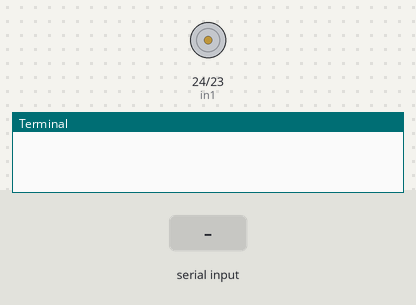
This program was run on a simulated Raspberry Pi (BCM pin numbers). On the bench: motor-driver pin pairs drawn as motors (green arrow = first pin HIGH = forward, orange = second pin HIGH = backward, longer = more drive, scaled by the enable pin), the last lines printed to the terminal. The test bench sets the inputs (shaded band).

Above: at 1.2 s.
1.3 s: "r" typed at the terminal, then Enter
At 2.0 s:
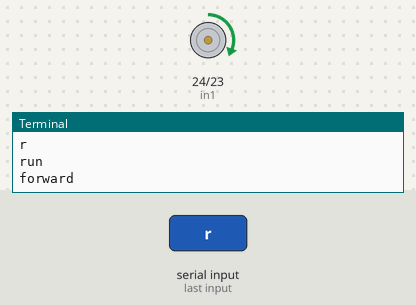
2.8 s: "b" typed at the terminal, then Enter
At 3.2 s:
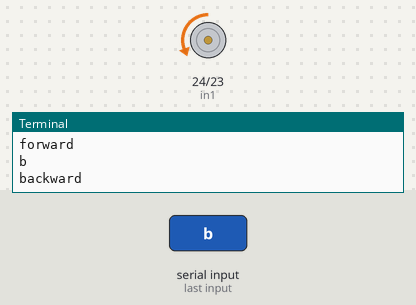
4.3 s: "l" typed at the terminal, then Enter
At 5.5 s:
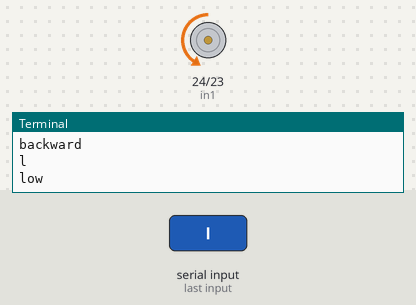
5.8 s: "s" typed at the terminal, then Enter
At 6.6 s:
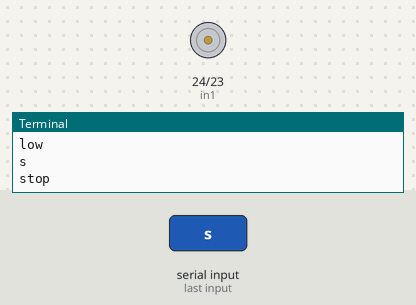
7.3 s: "f" typed at the terminal, then Enter
At 7.8 s:
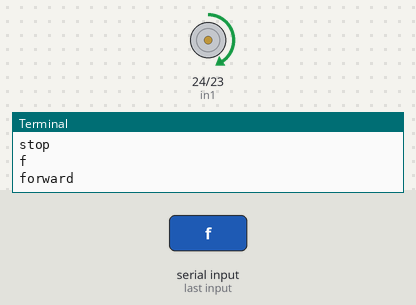
8.8 s: "h" typed at the terminal, then Enter
At 10.1 s:
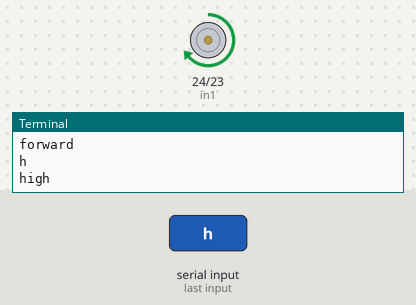
Timing chart, 0 to 11.3 s (numbered marks = the images above; inputs shaded):
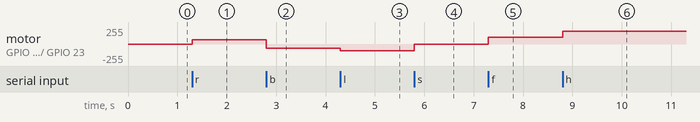

Measured:
- after the input at 1.3 s, motor on GPIO 24 (in1) / GPIO 23 (in2): stopped → forward 64/255 at once
- after the input at 2.8 s, motor on GPIO 24 (in1) / GPIO 23 (in2): forward 64/255 → backward 64/255 at once
- after the input at 4.3 s, motor on GPIO 24 (in1) / GPIO 23 (in2): backward 64/255 → backward 102/255 at once
- after the input at 5.8 s, motor on GPIO 24 (in1) / GPIO 23 (in2): backward 102/255 → stopped at once
- after the input at 7.3 s, motor on GPIO 24 (in1) / GPIO 23 (in2): stopped → forward 102/255 at once
- after the input at 8.8 s, motor on GPIO 24 (in1) / GPIO 23 (in2): forward 102/255 → forward 191/255 at once

The program:

testMotors.py
```python
import RPi.GPIO as GPIO
from time import sleep

in1 = 24
in2 = 23
en = 25
temp1=1

GPIO.setwarnings(False)

GPIO.setmode(GPIO.BCM)
GPIO.setup(in1,GPIO.OUT)
GPIO.setup(in2,GPIO.OUT)
GPIO.setup(en,GPIO.OUT)
GPIO.output(in1,GPIO.LOW)
GPIO.output(in2,GPIO.LOW)
p=GPIO.PWM(en,1000)
p.start(25)
print("\n")
print("The default speed & direction of motor is LOW & Forward.....")
print("r-run s-stop f-forward b-backward l-low m-medium h-high e-exit")
print("\n")

while(1):

    x=input()

    if x=='r':
        print("run")
        if(temp1==1):
         GPIO.output(in1,GPIO.HIGH)
         GPIO.output(in2,GPIO.LOW)
         print("forward")
         x='z'
        else:
         GPIO.output(in1,GPIO.LOW)
         GPIO.output(in2,GPIO.HIGH)
         print("backward")
         x='z'


    elif x=='s':
        print("stop")
        GPIO.output(in1,GPIO.LOW)
        GPIO.output(in2,GPIO.LOW)
        x='z'

    elif x=='f':
        print("forward")
        GPIO.output(in1,GPIO.HIGH)
        GPIO.output(in2,GPIO.LOW)
        temp1=1
        x='z'

    elif x=='b':
        print("backward")
        GPIO.output(in1,GPIO.LOW)
        GPIO.output(in2,GPIO.HIGH)
        temp1=0
        x='z'

    elif x=='l':
        print("low")
        p.ChangeDutyCycle(40)
        x='z'

    elif x=='m':
        print("medium")
        p.ChangeDutyCycle(50)
        x='z'

    elif x=='h':
        print("high")
        p.ChangeDutyCycle(75)
        x='z'


    elif x=='e':
        GPIO.cleanup()
        break

    else:
        print("<<<  wrong data  >>>")
        print("please enter the defined data to continue.....")
```
